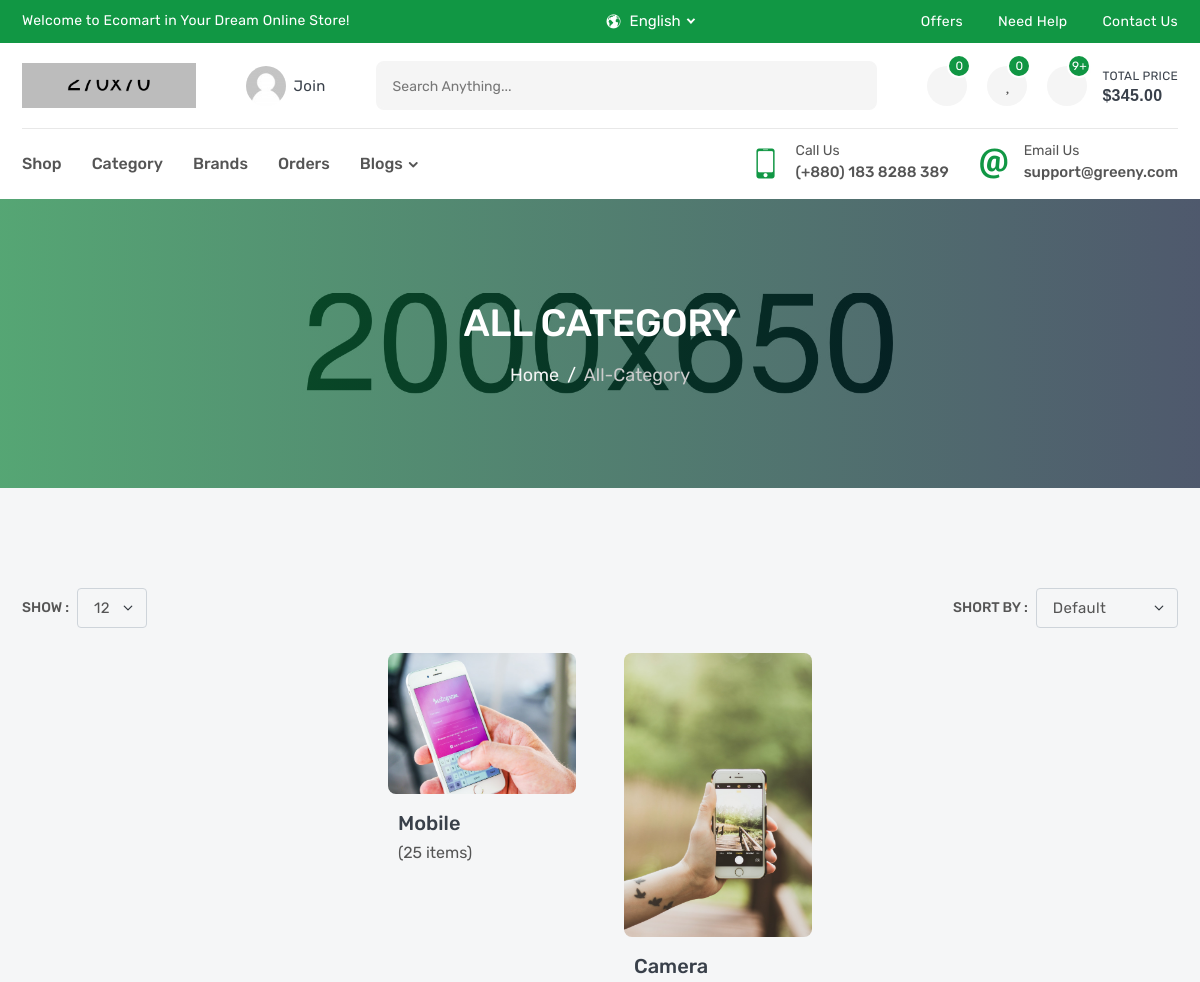
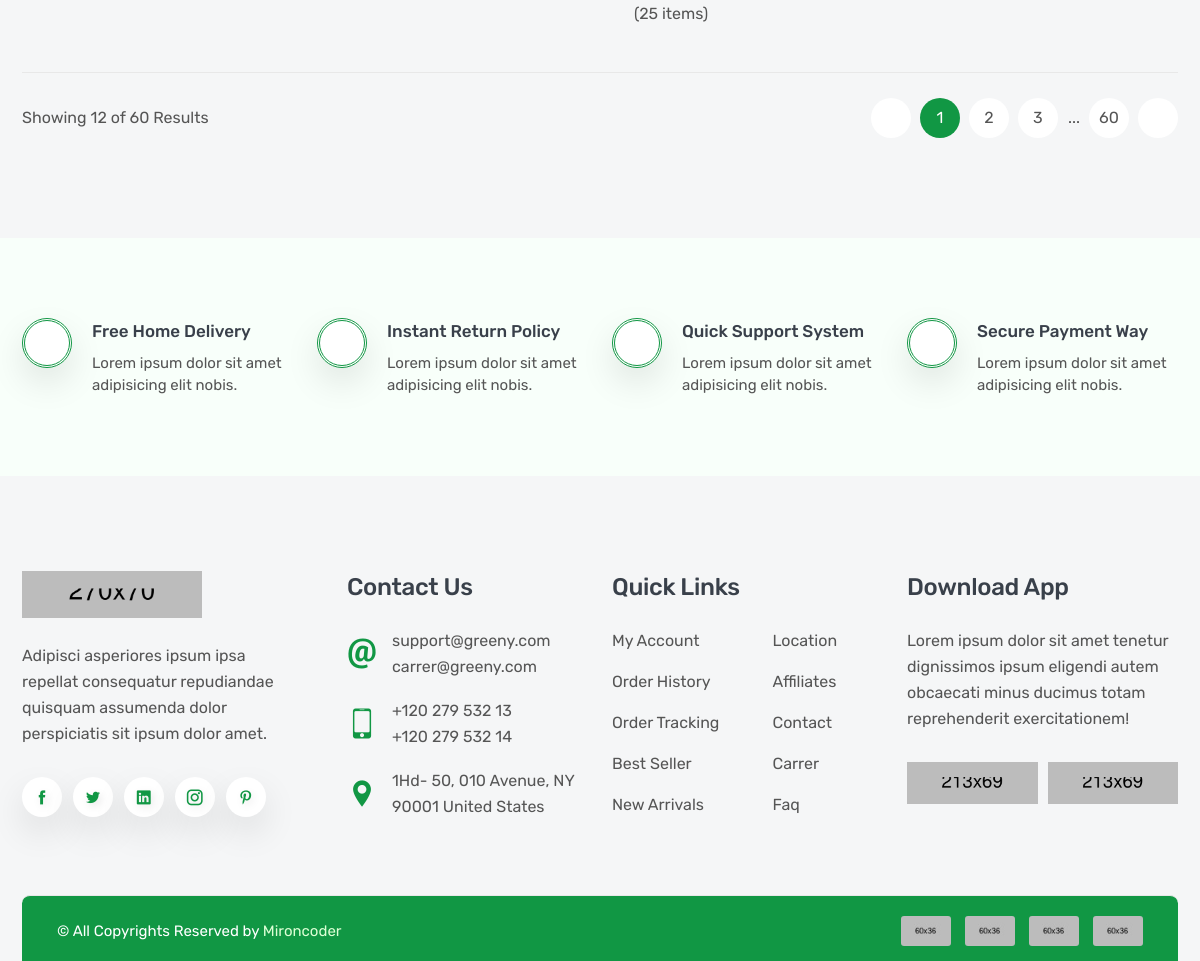
The app's page /products/category/ with its own data (2 pictures, top to bottom).
### products/models.py (models this page shows, shortened)
class Category(models.Model):
    name = models.CharField(_('Name') , max_length=100)
    image = models.ImageField(_('Image'),upload_to='category/')
    slug = models.SlugField(null=True,blank=True)
    def __str__(self):
        return self.name

### products/views.py (the view)
# urls.py: path('category/' , CategoryList.as_view(),name='category_list'),
class CategoryList(ListView):
    model = Category

### products/templates/products/category_list.html (shortened to what this page needs)
{% extends 'base.html' %}
{% load static %}
{% block css %}
  <link rel="stylesheet" href="{% static 'css/all-category.css' %}">
{% endblock css %}
{% block body %}
        <section class="inner-section single-banner" style="background: url(images/single-banner.jpg) no-repeat center;">
            <div class="container">
                <h2>all category</h2>
                <ol class="breadcrumb">
                    <li class="breadcrumb-item"><a href="index.html">Home</a></li>
                    <li class="breadcrumb-item active" aria-current="page">all-category</li>
                </ol>
            </div>
        </section>
        <section class="inner-section">
            <div class="container">
                <div class="row">
                    <div class="col-lg-12">
                        <div class="top-filter">
                            <div class="filter-show">
                                <label class="filter-label">Show :</label>
                                <select class="form-select filter-select">
                                    <option value="1">12</option>
                                </select>
                            </div>
                            <div class="filter-short">
                                <label class="filter-label">Short by :</label>
                                <select class="form-select filter-select">
                                    <option selected>default</option>
                                </select>
                            </div>
                        </div>
                    </div>
                </div>
                <div class="row row-cols-2 row-cols-md-3 row-cols-lg-4 row-cols-xl-5 justify-content-center">
                    {% for category in object_list  %}
                      <div class="col">
                        <div class="category-wrap">
                            <div class="category-media">
                                <img src="{{category.image.url}}" alt="category">
                            </div>
                            <div class="category-meta">
                                <h4>{{category}}</h4>
                                <p>(25 items)</p>
                            </div>
                        </div>
                      </div>
                    {% endfor %}
                </div>
                <div class="row">
                    <div class="col-lg-12">
                        <div class="bottom-paginate">
                            <p class="page-info">Showing 12 of 60 Results</p>
                            <ul class="pagination">
                                <li class="page-item">
                                    <a class="page-link" href="#">
                                        <i class="fas fa-long-arrow-alt-left"></i>
                                    </a>
                                </li>
                                <li class="page-item"><a class="page-link active" href="#">1</a></li>
                                <li class="page-item"><a class="page-link" href="#">2</a></li>
                                <li class="page-item"><a class="page-link" href="#">3</a></li>
                                <li class="page-item">...</li>
                                <li class="page-item"><a class="page-link" href="#">60</a></li>
                                <li class="page-item">
                                    <a class="page-link" href="#">
                                        <i class="fas fa-long-arrow-alt-right"></i>
                                    </a>
                                </li>
                            </ul>
                        </div>
                    </div>
                </div>
            </div>
        </section>
        {% endblock body %}

### static/css/all-category.css (style rules this page uses)
.category-wrap { margin: 0px 12px 45px; }

### records on screen
Category: image (picture), name "Mobile"
Category: image (picture), name "Camera"
